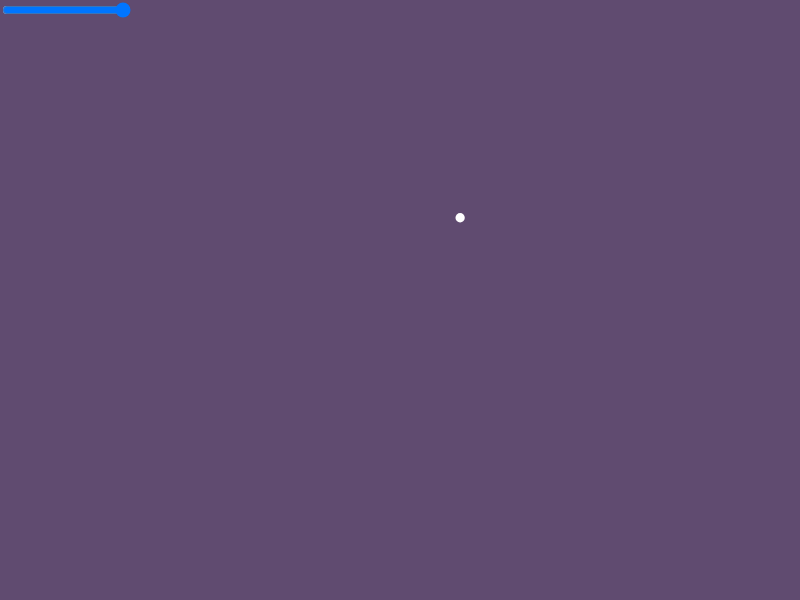
Frame 1 (no input)
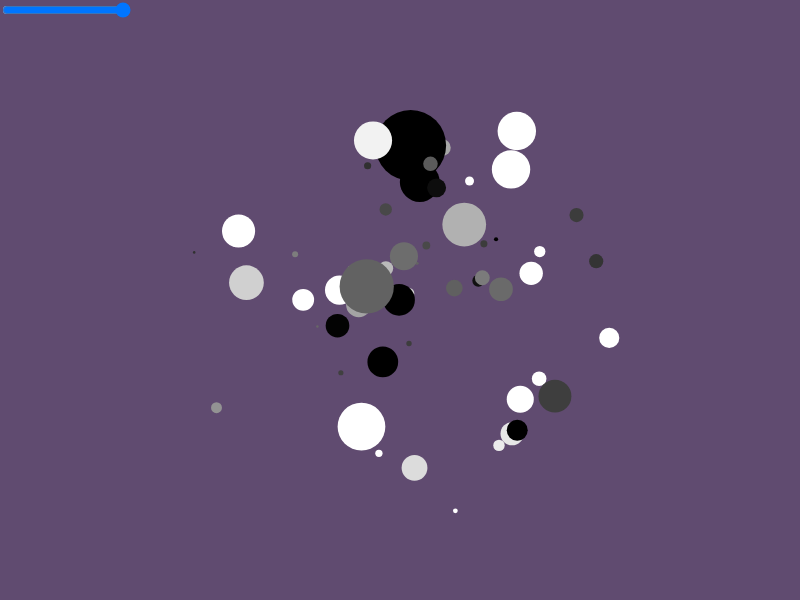
Frame 60 (no input)
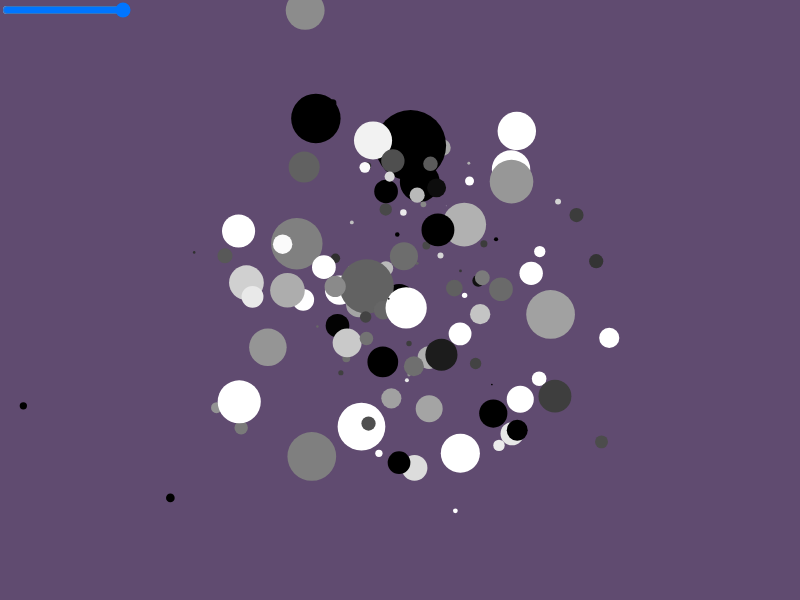
Frame 120 (the mouse pressed at the canvas centre since frame 60)

The p5.js sketch that drew these frames (run headless with seeded random() and noise() and a simulated clock; from frame 60 on, the mouse is pressed at the canvas centre):

// p5.js sketch
// ── sketch.js
let slider;

function setup() {
  createCanvas(800, 600);
  background(96, 75, 112);
  slider  = createSlider(0, 126, 126, 2);
  slider.position(0, 0);
}

function draw() {
  let x = randomGaussian(400, 90);
  let y = randomGaussian(300, 90);
  let c = randomGaussian(127, slider.value());
  let s = randomGaussian(10, slider.value()/10*2);
  fill(c);
  noStroke();
  ellipse(x, y, s);
}
